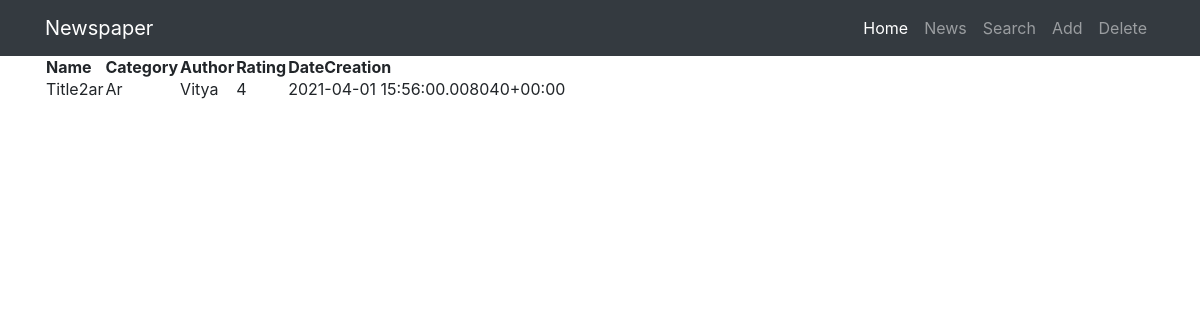
Screenshot of /news/2/ with the database file from the repository.
### news/models.py (models this page shows, shortened)
class Post(models.Model):
    author = models.ForeignKey(Author, on_delete=models.CASCADE)
    NEWS = 'NW'
    ARTICLE = 'AR'
    CATEGORY_CHOICES = (
        (NEWS, 'Новость'),
        (ARTICLE, 'Статья'),
    )
    categoryType = models.CharField(max_length=2, choices=CATEGORY_CHOICES, default=ARTICLE)
    dateCreation = models.DateTimeField(auto_now_add=True)
    postCategory = models.ManyToManyField(Category, through='PostCategory')
    title = models.CharField(max_length=128)
    text = models.TextField()
    rating = models.SmallIntegerField(default=0)

class Author(models.Model):
    authorUser = models.OneToOneField(User, on_delete=models.CASCADE)
    ratingAuthor = models.SmallIntegerField(default=0)

### news/views.py (the view)
# urls.py: path('<int:pk>/', PostDetailView.as_view(), name='detail'),  # Ссылка на детали товара
class PostDetailView(DetailView):
    template_name = 'detail.html'
    queryset = Post.objects.all()

### news/templates/detail.html (shortened to what this page needs)
{% extends 'default.html' %}
{% block content %}
<table>
    <thead>
        <th>
            Name
        </th>
        <th>
            Category
        </th>
        <th>
            Author
        </th>
        <th>
            Rating
        </th>
        <th>
            DateCreation
        </th>
    </thead>
    <tr>
        <td>
            {{ post.title|title }}
        </td>
        <td>
            {{ post.categoryType|title }}
        </td>
        <td>
            {{ post.author.authorUser.username|title }}
        </td>
        <td>
            {{ post.rating|title }}
        </td>
        <td>
            {{ post.dateCreation|title }}
        </td>
    </tr>
</table>
{% endblock content %}

### rows the page displays
Post: title "Title2ar", categoryType "Ar", author.authorUser.username "Vitya", rating "4", dateCreation "2021-04-01 15:56:00.008040+00:00"
